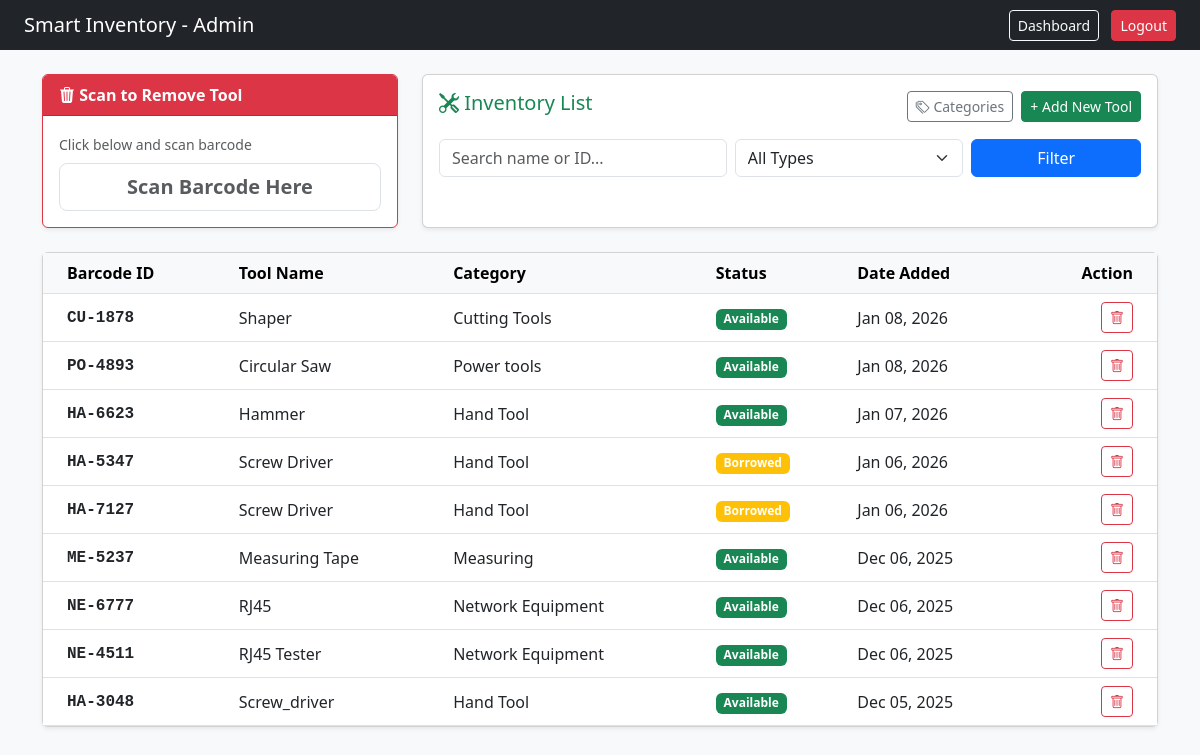
Page /inventory.php (signed in) on the earlier database version.
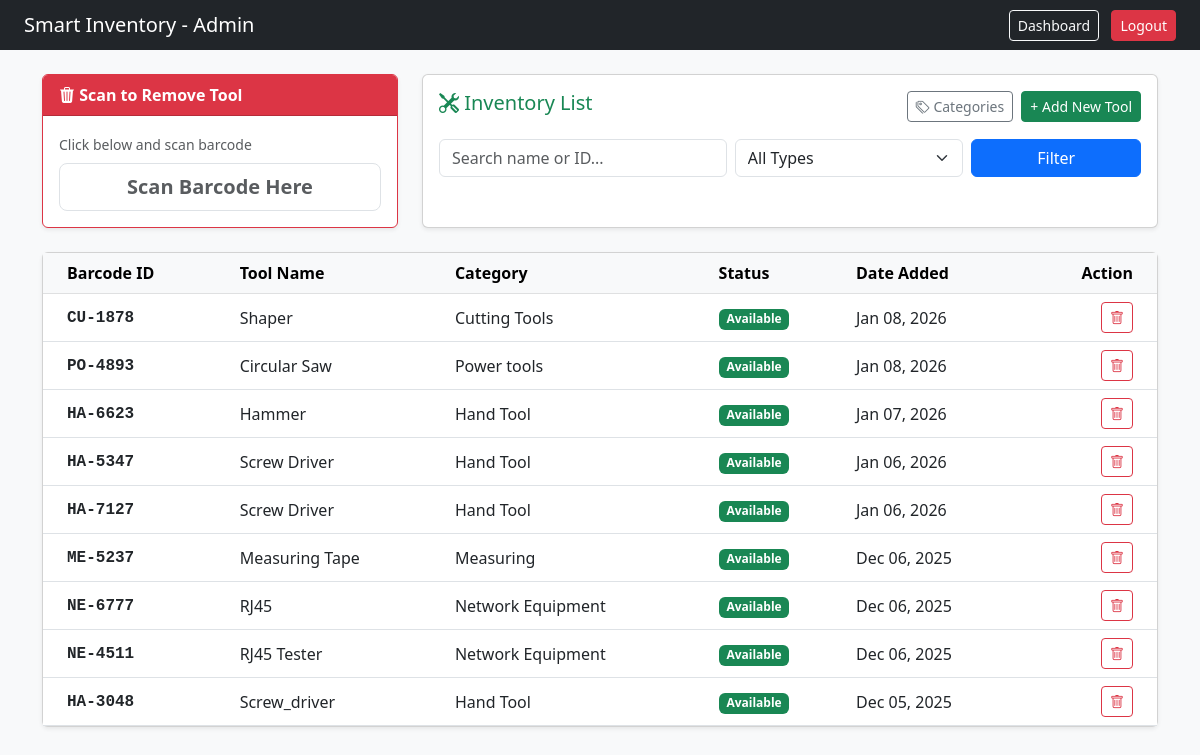
Same page on the later database version.
### tables this page shows
CREATE TABLE `tools` (
  `tool_id` int(11) NOT NULL,
  `barcode` varchar(50) NOT NULL,
  `tool_name` varchar(100) NOT NULL,
  `category` varchar(50) NOT NULL,
  `status` enum('Available','Borrowed','Maintenance','Lost') DEFAULT 'Available',
  `created_at` timestamp NOT NULL DEFAULT current_timestamp()
);

### inventory.php (the view, shortened to what the changed rows need)
<?php
include "db_conn.php";
$sql = "SELECT * FROM tools WHERE 1=1";
$sql .= " ORDER BY created_at DESC";
$result = mysqli_query($conn, $sql);
?>
<!DOCTYPE html>
<html>
<head>
    <link href="https://cdn.jsdelivr.net/npm/bootstrap@5.3.0/dist/css/bootstrap.min.css" rel="stylesheet">
    <link rel="stylesheet" href="https://cdn.jsdelivr.net/npm/bootstrap-icons@1.10.0/font/bootstrap-icons.css">
</head>
<body class="bg-light">
    <div class="container mt-4">
        <div class="card shadow-sm mt-4">
            <div class="card-body p-0">
                <div class="table-responsive">
                    <table class="table table-hover mb-0 align-middle">
                        <thead class="table-light">
                            <tr>
                                <th class="ps-4">Barcode ID</th>
                                <th>Tool Name</th>
                                <th>Category</th>
                                <th>Status</th>
                                <th>Date Added</th>
                                <th class="text-end pe-4">Action</th>
                            </tr>
                        </thead>
                        <tbody>
                            <?php
                            if (mysqli_num_rows($result) > 0) {
                                while ($row = mysqli_fetch_assoc($result)) {
                                    $status_color = 'success';
                                    if($row['status'] == 'Borrowed') $status_color = 'warning';
                            ?>
                                <tr>
                                    <td class="ps-4 fw-bold font-monospace"><?php echo $row['barcode']; ?></td>
                                    <td><?php echo $row['tool_name']; ?></td>
                                    <td><?php echo $row['category']; ?></td>
                                    <td><span class="badge bg-<?php echo $status_color; ?>"><?php echo $row['status']; ?></span></td>
                                    <td><?php echo date('M d, Y', strtotime($row['created_at'])); ?></td>
                                    <td class="text-end pe-4">
                                        <a href="tool_action.php?delete_id=<?php echo $row['tool_id']; ?>"
                                           class="btn btn-sm btn-outline-danger"
                                           onclick="return confirm('Are you sure you want to permanently remove this tool?');">
                                            <i class="bi bi-trash"></i>
                                        </a>
                                    </td>
                                </tr>
                            <?php
                                }
                            } else {
                                echo "<tr><td colspan='6' class='text-center py-4 text-muted'>No tools found matching your filters.</td></tr>";
                            }
                            ?>
                        </tbody>
                    </table>
                </div>
            </div>
        </div>
    </div>
</body>
</html>

Differences in the rows shown:
changed tools "HA-5347": status "Borrowed" → "Available"
changed tools "HA-7127": status "Borrowed" → "Available"
